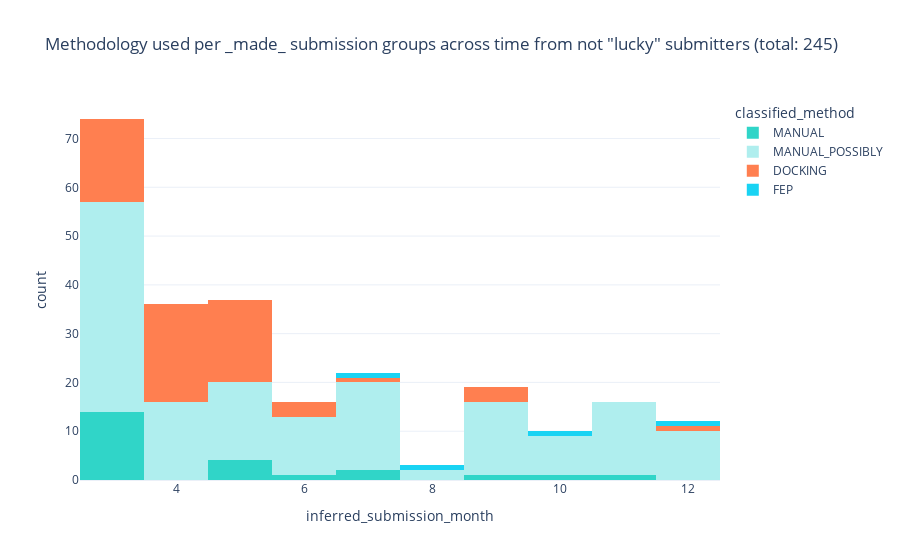

Notebook code cell kept with this figure:
### Code cell
import plotly.express as px

date_cutoff = datetime(2021, 1, 1)
subbed = moonshot.loc[(moonshot.MADE) & (~moonshot.clean_creator.isin(lucky)) & (moonshot.inferred_submission_date < date_cutoff)].drop_duplicates('CID_group')

fig = px.histogram(subbed, 
                     'inferred_submission_month', 
                     color='classified_method',
                     color_discrete_map = {'DOCKING': '#ff7f50', 'MANUAL':'#30d5c8','MANUAL_POSSIBLY': '#afeeee',
                                           'PRIOR_SARS_INHIBITOR':'#ffdb58','STARTING_LIBRARY': 'gainsboro'},
                     title=f'Methodology used per _made_ submission groups across time from not "lucky" submitters (total: {len(subbed)})',
                     template='plotly_white',
                    )
#fig.write_image("methodology_time.svg", width=800, height=800, scale=2)
fig

### Figure 1 — Plotly figure (JSON) as saved in the notebook; plotly's stock layout.template omitted (floating-point values rounded to 4 significant figures; data arrays with more than 128 entries replaced by an {"elided": "..."} marker saying what was removed)
{"data": [{"alignmentgroup": "True", "bingroup": "x", "hovertemplate": "classified_method=MANUAL<br>inferred_submission_month=%{x}<br>count=%{y}<extra></extra>", "legendgroup": "MANUAL", "marker": {"color": "#30d5c8", "pattern": {"shape": ""}}, "name": "MANUAL", "offsetgroup": "MANUAL", "orientation": "v", "showlegend": true, "type": "histogram", "x": [3, 3, 3, 3, 3, 3, 3, 3, 3, 3, 3, 3, 3, 3, 5, 5, 5, 5, 6, 7, 7, 9, 10, 11], "xaxis": "x", "yaxis": "y"}, {"alignmentgroup": "True", "bingroup": "x", "hovertemplate": "classified_method=MANUAL_POSSIBLY<br>inferred_submission_month=%{x}<br>count=%{y}<extra></extra>", "legendgroup": "MANUAL_POSSIBLY", "marker": {"color": "#afeeee", "pattern": {"shape": ""}}, "name": "MANUAL_POSSIBLY", "offsetgroup": "MANUAL_POSSIBLY", "orientation": "v", "showlegend": true, "type": "histogram", "x": {"elided": "155 int values"}, "xaxis": "x", "yaxis": "y"}, {"alignmentgroup": "True", "bingroup": "x", "hovertemplate": "classified_method=DOCKING<br>inferred_submission_month=%{x}<br>count=%{y}<extra></extra>", "legendgroup": "DOCKING", "marker": {"color": "#ff7f50", "pattern": {"shape": ""}}, "name": "DOCKING", "offsetgroup": "DOCKING", "orientation": "v", "showlegend": true, "type": "histogram", "x": [3, 3, 3, 3, 3, 3, 3, 3, 3, 3, 3, 3, 3, 3, 3, 3, 3, 4, 4, 4, 4, 4, 4, 4, 4, 4, 4, 4, 4, 4, 4, 4, 4, 4, 4, 4, 4, 5, 5, 5, 5, 5, 5, 5, 5, 5, 5, 5, 5, 5, 5, 5, 5, 5, 6, 6, 6, 7, 9, 9, 9, 12], "xaxis": "x", "yaxis": "y"}, {"alignmentgroup": "True", "bingroup": "x", "hovertemplate": "classified_method=FEP<br>inferred_submission_month=%{x}<br>count=%{y}<extra></extra>", "legendgroup": "FEP", "marker": {"color": "#19d3f3", "pattern": {"shape": ""}}, "name": "FEP", "offsetgroup": "FEP", "orientation": "v", "showlegend": true, "type": "histogram", "x": [7, 8, 10, 12], "xaxis": "x", "yaxis": "y"}], "layout": {"autosize": true, "barmode": "relative", "legend": {"title": {"text": "classified_method"}, "tracegroupgap": 0}, "title": {"text": "Methodology used per _made_ submission groups across time from not \"lucky\" submitters (total: 245)"}, "xaxis": {"anchor": "y", "autorange": true, "domain": [0, 1], "range": [2.5, 12.5], "title": {"text": "inferred_submission_month"}, "type": "linear"}, "yaxis": {"anchor": "x", "autorange": true, "domain": [0, 1], "range": [0, 77.89], "title": {"text": "count"}}}}
